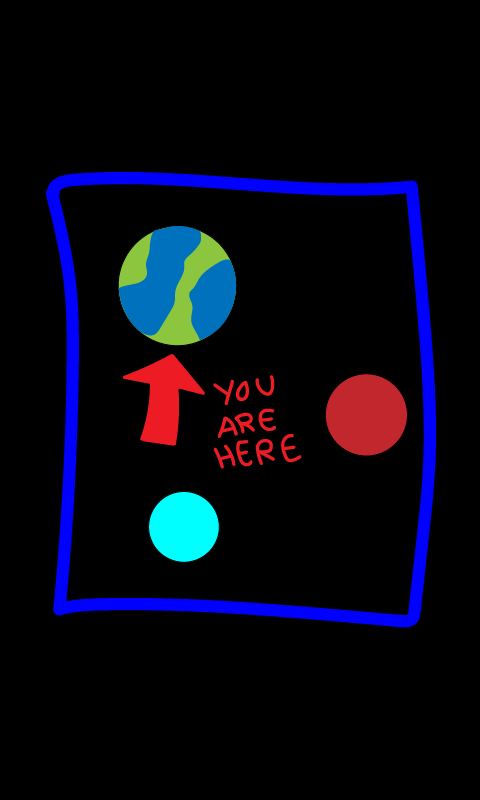

The image is a tile-based game level rendered from a .tmx file. Its description and source (layers, tilesets, objects; grid data summarised) follow:
An orthogonal 60x100 tile map with 8x8 px tiles, 1 tile layer (Tile Layer 1) and 197 objects.

<map version="1.4" tiledversion="1.4.3" orientation="orthogonal" renderorder="left-down" width="60" height="100" tilewidth="8" tileheight="8" infinite="0" nextlayerid="4" nextobjectid="200">
 <tileset firstgid="1" name="map" tilewidth="8" tileheight="8" tilecount="13200" columns="60">
  <image source="map.png" width="480" height="1760" />
 </tileset>
 <layer id="1" name="Tile Layer 1" width="60" height="100">
  <data>[6000 cells, 6000 non-empty, 6000 distinct tile ids]</data>
 </layer>
 <objectgroup id="2" name="PiirtoPisteet" visible="0">
  <object id="1" x="60.5496" y="608.291">
   <point />
  </object>
  <object id="2" x="74.5226" y="604.565">
   <point />
  </object>
  <object id="3" x="88.4956" y="606.428">
   <point />
  </object>
  <object id="4" x="98.7424" y="605.496">
   <point />
  </object>
  <object id="5" x="111.784" y="606.428">
   <point />
  </object>
  <object id="6" x="123.894" y="605.496">
   <point />
  </object>
  <object id="7" x="140.661" y="607.359">
   <point />
  </object>
  <object id="8" x="151.84" y="608.291">
   <point />
  </object>
  <object id="9" x="163.95" y="609.222">
   <point />
  </object>
  <object id="10" x="178.854" y="608.291">
   <point />
  </object>
  <object id="11" x="192.827" y="608.291">
   <point />
  </object>
  <object id="12" x="209.595" y="610.154">
   <point />
  </object>
  <object id="13" x="222.636" y="611.085">
   <point />
  </object>
  <object id="14" x="240.335" y="610.154">
   <point />
  </object>
  <object id="15" x="256.171" y="611.085">
   <point />
  </object>
  <object id="16" x="276.665" y="612.948">
   <point />
  </object>
  <object id="17" x="293.433" y="616.674">
   <point />
  </object>
  <object id="18" x="309.269" y="617.606">
   <point />
  </object>
  <object id="19" x="325.105" y="618.537">
   <point />
  </object>
  <object id="20" x="342.804" y="618.537">
   <point />
  </object>
  <object id="21" x="359.571" y="620.401">
   <point />
  </object>
  <object id="22" x="380.065" y="620.401">
   <point />
  </object>
  <object id="23" x="267.35" y="611.085">
   <point />
  </object>
  <object id="24" x="392.175" y="622.264">
   <point />
  </object>
  <object id="25" x="406.148" y="623.195">
   <point />
  </object>
  <object id="26" x="414.532" y="621.332">
   <point />
  </object>
  <object id="27" x="413.6" y="598.044">
   <point />
  </object>
  <object id="28" x="417.327" y="582.208">
   <point />
  </object>
  <object id="29" x="426.642" y="555.193">
   <point />
  </object>
  <object id="30" x="429.436" y="536.563">
   <point />
  </object>
  <object id="31" x="430.368" y="518.864">
   <point />
  </object>
  <object id="32" x="420.121" y="552.399">
   <point />
  </object>
  <object id="33" x="428.505" y="504.891">
   <point />
  </object>
  <object id="34" x="428.505" y="487.191">
   <point />
  </object>
  <object id="35" x="428.505" y="471.355">
   <point />
  </object>
  <object id="36" x="428.505" y="454.588">
   <point />
  </object>
  <object id="37" x="427.573" y="438.752">
   <point />
  </object>
  <object id="38" x="427.573" y="426.642">
   <point />
  </object>
  <object id="39" x="426.642" y="412.669">
   <point />
  </object>
  <object id="40" x="425.71" y="392.175">
   <point />
  </object>
  <object id="41" x="426.642" y="380.065">
   <point />
  </object>
  <object id="42" x="424.779" y="362.366">
   <point />
  </object>
  <object id="43" x="422.916" y="344.667">
   <point />
  </object>
  <object id="44" x="420.121" y="327.899">
   <point />
  </object>
  <object id="45" x="420.121" y="308.337">
   <point />
  </object>
  <object id="46" x="419.19" y="290.638">
   <point />
  </object>
  <object id="47" x="415.463" y="268.281">
   <point />
  </object>
  <object id="48" x="413.6" y="253.377">
   <point />
  </object>
  <object id="49" x="413.6" y="238.472">
   <point />
  </object>
  <object id="50" x="412.669" y="220.773">
   <point />
  </object>
  <object id="51" x="411.737" y="205.869">
   <point />
  </object>
  <object id="52" x="408.943" y="190.033">
   <point />
  </object>
  <object id="53" x="398.696" y="190.964">
   <point />
  </object>
  <object id="54" x="390.312" y="192.827">
   <point />
  </object>
  <object id="55" x="381.928" y="193.759">
   <point />
  </object>
  <object id="56" x="369.818" y="195.622">
   <point />
  </object>
  <object id="57" x="360.503" y="190.964">
   <point />
  </object>
  <object id="58" x="346.53" y="191.896">
   <point />
  </object>
  <object id="59" x="334.42" y="189.101">
   <point />
  </object>
  <object id="60" x="326.968" y="190.964">
   <point />
  </object>
  <object id="61" x="315.789" y="191.896">
   <point />
  </object>
  <object id="62" x="303.68" y="190.964">
   <point />
  </object>
  <object id="63" x="289.707" y="189.101">
   <point />
  </object>
  <object id="64" x="270.144" y="188.17">
   <point />
  </object>
  <object id="65" x="277.597" y="189.101">
   <point />
  </object>
  <object id="66" x="258.034" y="188.17">
   <point />
  </object>
  <object id="67" x="241.267" y="187.238">
   <point />
  </object>
  <object id="68" x="214.252" y="182.58">
   <point />
  </object>
  <object id="69" x="229.157" y="184.443">
   <point />
  </object>
  <object id="70" x="204.006" y="185.375">
   <point />
  </object>
  <object id="71" x="193.759" y="182.58">
   <point />
  </object>
  <object id="72" x="182.58" y="181.649">
   <point />
  </object>
  <object id="73" x="173.265" y="181.649">
   <point />
  </object>
  <object id="74" x="161.155" y="181.649">
   <point />
  </object>
  <object id="75" x="146.251" y="181.649">
   <point />
  </object>
  <object id="76" x="130.415" y="179.786">
   <point />
  </object>
  <object id="77" x="115.51" y="180.717">
   <point />
  </object>
  <object id="78" x="100.605" y="180.717">
   <point />
  </object>
  <object id="79" x="84.7694" y="181.649">
   <point />
  </object>
  <object id="80" x="60.5496" y="183.512">
   <point />
  </object>
  <object id="81" x="78.2487" y="182.58">
   <point />
  </object>
  <object id="82" x="55.8919" y="191.896">
   <point />
  </object>
  <object id="83" x="53.0973" y="204.937">
   <point />
  </object>
  <object id="84" x="54.9604" y="219.842">
   <point />
  </object>
  <object id="85" x="60.5496" y="231.952">
   <point />
  </object>
  <object id="86" x="62.4127" y="244.993">
   <point />
  </object>
  <object id="87" x="63.3442" y="256.171">
   <point />
  </object>
  <object id="88" x="67.0703" y="268.281">
   <point />
  </object>
  <object id="89" x="68.9334" y="276.665">
   <point />
  </object>
  <object id="90" x="68.9334" y="290.638">
   <point />
  </object>
  <object id="91" x="69.8649" y="304.611">
   <point />
  </object>
  <object id="92" x="69.8649" y="319.516">
   <point />
  </object>
  <object id="93" x="70.7965" y="328.831">
   <point />
  </object>
  <object id="94" x="71.728" y="340.941">
   <point />
  </object>
  <object id="95" x="72.6595" y="353.982">
   <point />
  </object>
  <object id="96" x="72.6595" y="365.161">
   <point />
  </object>
  <object id="97" x="72.6595" y="374.476">
   <point />
  </object>
  <object id="98" x="72.6595" y="385.654">
   <point />
  </object>
  <object id="99" x="72.6595" y="403.354">
   <point />
  </object>
  <object id="100" x="69.8649" y="418.258">
   <point />
  </object>
  <object id="101" x="70.7965" y="431.299">
   <point />
  </object>
  <object id="102" x="68.0019" y="450.862">
   <point />
  </object>
  <object id="103" x="68.9334" y="471.355">
   <point />
  </object>
  <object id="104" x="68.0019" y="489.986">
   <point />
  </object>
  <object id="105" x="67.0703" y="509.548">
   <point />
  </object>
  <object id="106" x="66.1388" y="530.973">
   <point />
  </object>
  </objectgroup>
 <objectgroup id="3" name="VoittoPisteet">
  <!-- 23 objects omitted --></objectgroup>
</map>
<!-- 91 of 197 objects omitted -->
